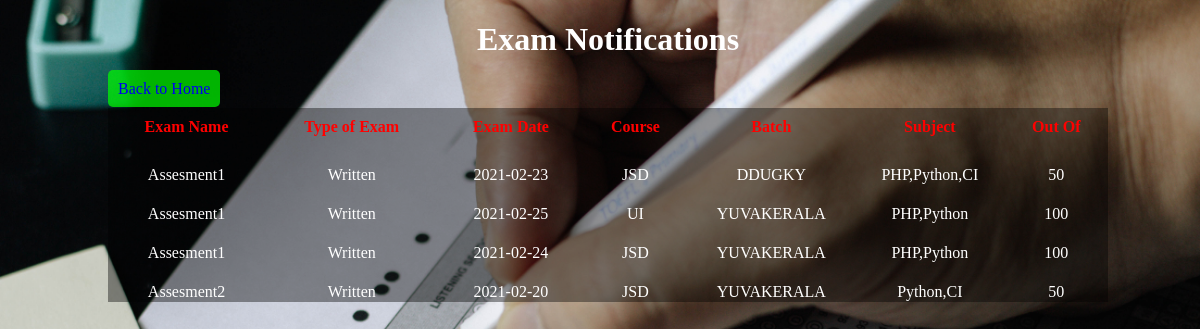
Screenshot of /academy_management_system-master/admin_view_exam_notification.php with the database file from the repository.
### tables this page shows
CREATE TABLE `exam_notifications` (
  `exam_id` int(5) NOT NULL,
  `course` varchar(20) NOT NULL,
  `batch` varchar(20) NOT NULL,
  `exam_name` varchar(50) NOT NULL,
  `exam_type` varchar(20) NOT NULL,
  `exam_date_time` date NOT NULL,
  `duration` time(6) NOT NULL,
  `subjects` varchar(100) NOT NULL,
  `total_mark` int(3) NOT NULL,
  `login_id` int(5) NOT NULL
);

### academy_management_system-master/admin_view_exam_notification.php (the view, shortened to what this page needs)
<?php
	require('db_connectivity.php');
?>
<!DOCTYPE html>
<html>
	<head>
		<link rel="stylesheet" href="css/view_table2.css">
	</head>
	<body class="table">
	 <div>
	    <h1>Exam Notifications</h1>
		<div class="back">
			<a class="add_new" href="admin_home.php" style="text-decoration:none">Back to Home</a>
		</div>
		<table>
			<thead>
				<tr>
					<th>Exam Name</th>
					<th>Type of Exam</th>
					<th>Exam Date</th>
					<th>Course</th>
					<th>Batch</th>
					<th>Subject</th>
					<th>Out Of</th>
				</tr>
			</thead>
			<tbody>
				<?php
					$sql="select * from exam_notifications";
					if(mysqli_query($mysql,$sql))
					{
						$result=mysqli_query($mysql,$sql);
						if(mysqli_num_rows($result)>0)
						{
							while($row=mysqli_fetch_assoc($result))
							{
								echo "<tr>
									<td>".$row['exam_name']."</td>
									<td>".$row['exam_type']."</td>
									<td>".$row['exam_date_time']."</td>
									<td>".$row['course']."</td>
									<td>".$row['batch']."</td>
								    <td>".$row['subjects']."</td>
									 <td>".$row['total_mark']."</td>
									</tr>";
							}
						}
					}
				?>
			</tbody>
		</table>
	</div>
	</body>
</html>

### academy_management_system-master/css/view_table2.css (style rules this page uses)
.table { background-image:url("../img/exam2.jpg"); background-size:cover; background-repeat:no-repeat; width:100%; }
h1 { text-align:center; color:white; }
table { border:0px solid; border-collapse:collapse; background-color:rgba(0,0,0,0.4); width:1000px; height:auto; margin-left:100px; padding:10px; margin-top:10px; }
th { margin-top:100px; border:0px solid; border-collapse:collapse; text-align:center; color:red; padding:10px; }
td { padding-top:20px; border:0px solid; margin-top:50px; border-collapse:collapse; text-align:center; color:white; }
.add_new { border:0px solid; text-decoration:none; border-radius:5px; background-color:rgba(0,255,0,0.7); margin-left:100px; width:100px; height:auto; padding:10px; }

### rows the page displays
exam_notifications: exam_name "Assesment1", exam_type "Written", exam_date_time "2021-02-23", course "JSD", batch "DDUGKY", subjects "PHP,Python,CI", total_mark "50"
exam_notifications: exam_name "Assesment1", exam_type "Written", exam_date_time "2021-02-25", course "UI", batch "YUVAKERALA", subjects "PHP,Python", total_mark "100"
exam_notifications: exam_name "Assesment1", exam_type "Written", exam_date_time "2021-02-24", course "JSD", batch "YUVAKERALA", subjects "PHP,Python", total_mark "100"
exam_notifications: exam_name "Assesment2", exam_type "Written", exam_date_time "2021-02-20", course "JSD", batch "YUVAKERALA", subjects "Python,CI", total_mark "50"
